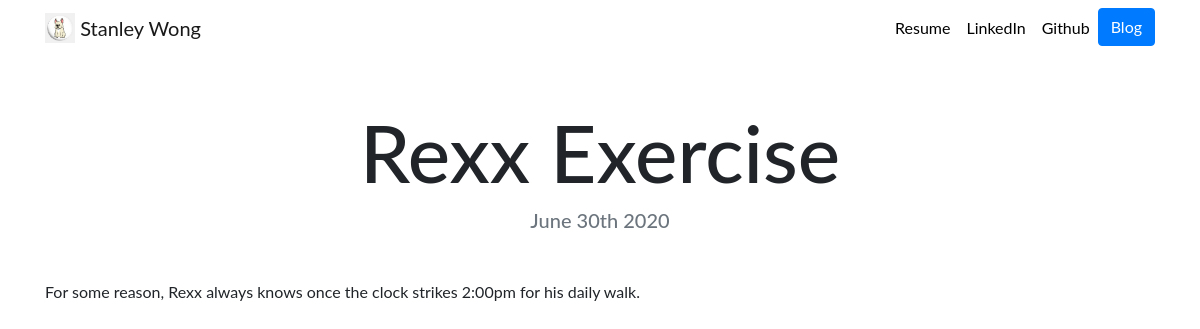
The app's page /blog/4/ with its own data.
### blog/models.py (models this page shows, shortened)
class Blog(models.Model):
    title = models.CharField(max_length=100)
    description = models.TextField()
    date = models.DateField()

### blog/views.py (the view)
# urls.py: path('<int:blog_id>/', views.detail, name='detail'),
def detail(request, blog_id):
    blog = get_object_or_404(Blog, pk=blog_id)
    return render(request, 'blog/detail.html', {'blog': blog})

### blog/templates/blog/detail.html
{% extends "portfolio/base.html" %}
{% load static %}
{% block content %}
<h1 class="text-center mt-5" id="blogdetailtitle">{{ blog.title }}</h1>
<h5 class="text-center text-muted mb-5">{{ blog.date|date:'F jS Y' }}</h5>
{{ blog.description|safe }}
{% endblock %}

### portfolio/static/portfolio/custom.css (style rules this page uses)
body { font-family: 'Lato', sans-serif; }
@media (min-width: 992px) { #blogdetailtitle { font-size: 5rem; } }

### records on screen
Blog: title "Rexx Exercise", date "June 30th 2020", description "For some reason, Rexx always knows once the clock strikes 2:00pm for his daily walk."
